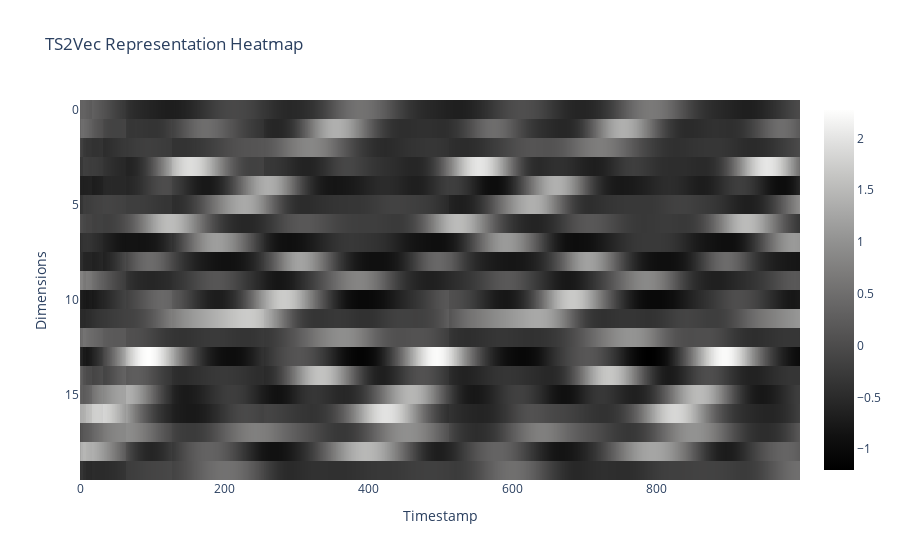

Notebook code for this chart:
### Code cell
px.imshow(
    test_repr.squeeze()[:1000].T,
    labels={"x": "Timestamp", "y": "Dimensions"},
    title="TS2Vec Representation Heatmap",
    aspect="auto",
    color_continuous_scale='gray'
)

### Figure 1 — Plotly figure (JSON) as saved in the notebook; plotly's stock layout.template omitted (floating-point values rounded to 4 significant figures; data arrays with more than 128 entries replaced by an {"elided": "..."} marker saying what was removed)
{"data": [{"coloraxis": "coloraxis", "hovertemplate": "Timestamp: %{x}<br>Dimensions: %{y}<br>color: %{z}<extra></extra>", "name": "0", "type": "heatmap", "xaxis": "x", "yaxis": "y", "z": {"elided": "20x1000 float values"}}], "layout": {"coloraxis": {"colorscale": [[0, "rgb(0, 0, 0)"], [0.09091, "rgb(16, 16, 16)"], [0.1818, "rgb(38, 38, 38)"], [0.2727, "rgb(59, 59, 59)"], [0.3636, "rgb(81, 80, 80)"], [0.4545, "rgb(102, 101, 101)"], [0.5455, "rgb(124, 123, 122)"], [0.6364, "rgb(146, 146, 145)"], [0.7273, "rgb(171, 171, 170)"], [0.8182, "rgb(197, 197, 195)"], [0.9091, "rgb(224, 224, 223)"], [1, "rgb(254, 254, 253)"]]}, "title": {"text": "TS2Vec Representation Heatmap"}, "xaxis": {"anchor": "y", "domain": [0, 1], "title": {"text": "Timestamp"}}, "yaxis": {"anchor": "x", "autorange": "reversed", "domain": [0, 1], "title": {"text": "Dimensions"}}}}
